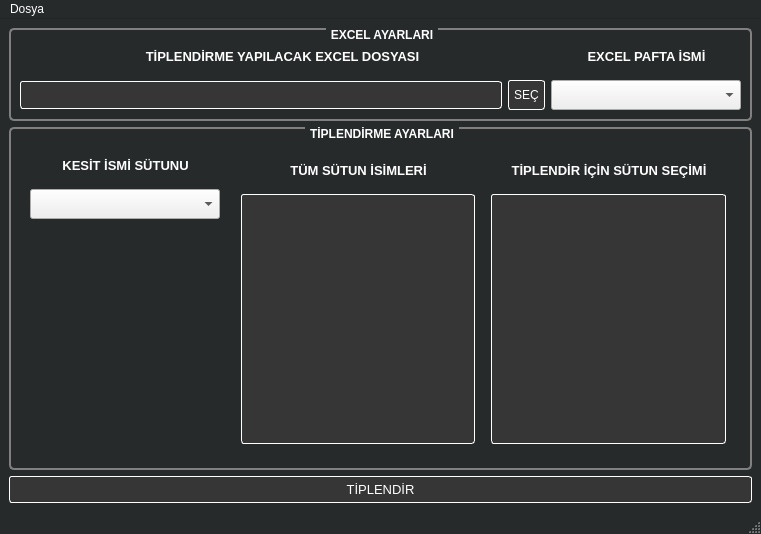
<?xml version="1.0" encoding="UTF-8"?>
<ui version="4.0">
 <class>MainWindow</class>
 <widget class="QMainWindow" name="MainWindow">
  <property name="geometry">
   <rect>
    <x>0</x>
    <y>0</y>
    <width>761</width>
    <height>534</height>
   </rect>
  </property>
  <property name="palette">
   <palette>
    <active>
     <colorrole role="WindowText">
      <brush brushstyle="SolidPattern">
       <color alpha="255">
        <red>255</red>
        <green>255</green>
        <blue>255</blue>
       </color>
      </brush>
     </colorrole>
     <colorrole role="Button">
      <brush brushstyle="SolidPattern">
       <color alpha="255">
        <red>38</red>
        <green>42</green>
        <blue>43</blue>
       </color>
      </brush>
     </colorrole>
     <colorrole role="Light">
      <brush brushstyle="SolidPattern">
       <color alpha="255">
        <red>57</red>
        <green>63</green>
        <blue>64</blue>
       </color>
      </brush>
     </colorrole>
     <colorrole role="Midlight">
      <brush brushstyle="SolidPattern">
       <color alpha="255">
        <red>47</red>
        <green>52</green>
        <blue>53</blue>
       </color>
      </brush>
     </colorrole>
     <colorrole role="Dark">
      <brush brushstyle="SolidPattern">
       <color alpha="255">
        <red>19</red>
        <green>21</green>
        <blue>21</blue>
       </color>
      </brush>
     </colorrole>
     <colorrole role="Mid">
      <brush brushstyle="SolidPattern">
       <color alpha="255">
        <red>25</red>
        <green>28</green>
        <blue>28</blue>
       </color>
      </brush>
     </colorrole>
     <colorrole role="Text">
      <brush brushstyle="SolidPattern">
       <color alpha="255">
        <red>255</red>
        <green>255</green>
        <blue>255</blue>
       </color>
      </brush>
     </colorrole>
     <colorrole role="BrightText">
      <brush brushstyle="SolidPattern">
       <color alpha="255">
        <red>255</red>
        <green>255</green>
        <blue>255</blue>
       </color>
      </brush>
     </colorrole>
     <colorrole role="ButtonText">
      <brush brushstyle="SolidPattern">
       <color alpha="255">
        <red>255</red>
        <green>255</green>
        <blue>255</blue>
       </color>
      </brush>
     </colorrole>
     <colorrole role="Base">
      <brush brushstyle="SolidPattern">
       <color alpha="255">
        <red>0</red>
        <green>0</green>
        <blue>0</blue>
       </color>
      </brush>
     </colorrole>
     <colorrole role="Window">
      <brush brushstyle="SolidPattern">
       <color alpha="255">
        <red>38</red>
        <green>42</green>
        <blue>43</blue>
       </color>
      </brush>
     </colorrole>
     <colorrole role="Shadow">
      <brush brushstyle="SolidPattern">
       <color alpha="255">
        <red>0</red>
        <green>0</green>
        <blue>0</blue>
       </color>
      </brush>
     </colorrole>
     <colorrole role="AlternateBase">
      <brush brushstyle="SolidPattern">
       <color alpha="255">
        <red>19</red>
        <green>21</green>
        <blue>21</blue>
       </color>
      </brush>
     </colorrole>
     <colorrole role="ToolTipBase">
      <brush brushstyle="SolidPattern">
       <color alpha="255">
        <red>255</red>
        <green>255</green>
        <blue>220</blue>
       </color>
      </brush>
     </colorrole>
     <colorrole role="ToolTipText">
      <brush brushstyle="SolidPattern">
       <color alpha="255">
        <red>0</red>
        <green>0</green>
        <blue>0</blue>
       </color>
      </brush>
     </colorrole>
    </active>
    <inactive>
     <colorrole role="WindowText">
      <brush brushstyle="SolidPattern">
       <color alpha="255">
        <red>255</red>
        <green>255</green>
        <blue>255</blue>
       </color>
      </brush>
     </colorrole>
     <colorrole role="Button">
      <brush brushstyle="SolidPattern">
       <color alpha="255">
        <red>38</red>
        <green>42</green>
        <blue>43</blue>
       </color>
      </brush>
     </colorrole>
     <colorrole role="Light">
      <brush brushstyle="SolidPattern">
       <color alpha="255">
        <red>57</red>
        <green>63</green>
        <blue>64</blue>
       </color>
      </brush>
     </colorrole>
     <colorrole role="Midlight">
      <brush brushstyle="SolidPattern">
       <color alpha="255">
        <red>47</red>
        <green>52</green>
        <blue>53</blue>
       </color>
      </brush>
     </colorrole>
     <colorrole role="Dark">
      <brush brushstyle="SolidPattern">
       <color alpha="255">
        <red>19</red>
        <green>21</green>
        <blue>21</blue>
       </color>
      </brush>
     </colorrole>
     <colorrole role="Mid">
      <brush brushstyle="SolidPattern">
       <color alpha="255">
        <red>25</red>
        <green>28</green>
        <blue>28</blue>
       </color>
      </brush>
     </colorrole>
     <colorrole role="Text">
      <brush brushstyle="SolidPattern">
       <color alpha="255">
        <red>255</red>
        <green>255</green>
        <blue>255</blue>
       </color>
      </brush>
     </colorrole>
     <colorrole role="BrightText">
      <brush brushstyle="SolidPattern">
       <color alpha="255">
        <red>255</red>
        <green>255</green>
        <blue>255</blue>
       </color>
      </brush>
     </colorrole>
     <colorrole role="ButtonText">
      <brush brushstyle="SolidPattern">
       <color alpha="255">
        <red>255</red>
        <green>255</green>
        <blue>255</blue>
       </color>
      </brush>
     </colorrole>
     <colorrole role="Base">
      <brush brushstyle="SolidPattern">
       <color alpha="255">
        <red>0</red>
        <green>0</green>
        <blue>0</blue>
       </color>
      </brush>
     </colorrole>
     <colorrole role="Window">
      <brush brushstyle="SolidPattern">
       <color alpha="255">
        <red>38</red>
        <green>42</green>
        <blue>43</blue>
       </color>
      </brush>
     </colorrole>
     <colorrole role="Shadow">
      <brush brushstyle="SolidPattern">
       <color alpha="255">
        <red>0</red>
        <green>0</green>
        <blue>0</blue>
       </color>
      </brush>
     </colorrole>
     <colorrole role="AlternateBase">
      <brush brushstyle="SolidPattern">
       <color alpha="255">
        <red>19</red>
        <green>21</green>
        <blue>21</blue>
       </color>
      </brush>
     </colorrole>
     <colorrole role="ToolTipBase">
      <brush brushstyle="SolidPattern">
       <color alpha="255">
        <red>255</red>
        <green>255</green>
        <blue>220</blue>
       </color>
      </brush>
     </colorrole>
     <colorrole role="ToolTipText">
      <brush brushstyle="SolidPattern">
       <color alpha="255">
        <red>0</red>
        <green>0</green>
        <blue>0</blue>
       </color>
      </brush>
     </colorrole>
    </inactive>
    <disabled>
     <colorrole role="WindowText">
      <brush brushstyle="SolidPattern">
       <color alpha="255">
        <red>19</red>
        <green>21</green>
        <blue>21</blue>
       </color>
      </brush>
     </colorrole>
     <colorrole role="Button">
      <brush brushstyle="SolidPattern">
       <color alpha="255">
        <red>38</red>
        <green>42</green>
        <blue>43</blue>
       </color>
      </brush>
     </colorrole>
     <colorrole role="Light">
      <brush brushstyle="SolidPattern">
       <color alpha="255">
        <red>57</red>
        <green>63</green>
        <blue>64</blue>
       </color>
      </brush>
     </colorrole>
     <colorrole role="Midlight">
      <brush brushstyle="SolidPattern">
       <color alpha="255">
        <red>47</red>
        <green>52</green>
        <blue>53</blue>
       </color>
      </brush>
     </colorrole>
     <colorrole role="Dark">
      <brush brushstyle="SolidPattern">
       <color alpha="255">
        <red>19</red>
        <green>21</green>
        <blue>21</blue>
       </color>
      </brush>
     </colorrole>
     <colorrole role="Mid">
      <brush brushstyle="SolidPattern">
       <color alpha="255">
        <red>25</red>
        <green>28</green>
        <blue>28</blue>
       </color>
      </brush>
     </colorrole>
     <colorrole role="Text">
      <brush brushstyle="SolidPattern">
       <color alpha="255">
        <red>19</red>
        <green>21</green>
        <blue>21</blue>
       </color>
      </brush>
     </colorrole>
     <colorrole role="BrightText">
      <brush brushstyle="SolidPattern">
       <color alpha="255">
        <red>255</red>
        <green>255</green>
        <blue>255</blue>
       </color>
      </brush>
     </colorrole>
     <colorrole role="ButtonText">
      <brush brushstyle="SolidPattern">
       <color alpha="255">
        <red>19</red>
        <green>21</green>
        <blue>21</blue>
       </color>
      </brush>
     </colorrole>
     <colorrole role="Base">
      <brush brushstyle="SolidPattern">
       <color alpha="255">
        <red>38</red>
        <green>42</green>
        <blue>43</blue>
       </color>
      </brush>
     </colorrole>
     <colorrole role="Window">
      <brush brushstyle="SolidPattern">
       <color alpha="255">
        <red>38</red>
        <green>42</green>
        <blue>43</blue>
       </color>
      </brush>
     </colorrole>
     <colorrole role="Shadow">
      <brush brushstyle="SolidPattern">
       <color alpha="255">
        <red>0</red>
        <green>0</green>
        <blue>0</blue>
       </color>
      </brush>
     </colorrole>
     <colorrole role="AlternateBase">
      <brush brushstyle="SolidPattern">
       <color alpha="255">
        <red>38</red>
        <green>42</green>
        <blue>43</blue>
       </color>
      </brush>
     </colorrole>
     <colorrole role="ToolTipBase">
      <brush brushstyle="SolidPattern">
       <color alpha="255">
        <red>255</red>
        <green>255</green>
        <blue>220</blue>
       </color>
      </brush>
     </colorrole>
     <colorrole role="ToolTipText">
      <brush brushstyle="SolidPattern">
       <color alpha="255">
        <red>0</red>
        <green>0</green>
        <blue>0</blue>
       </color>
      </brush>
     </colorrole>
    </disabled>
   </palette>
  </property>
  <property name="windowTitle">
   <string>MainWindow</string>
  </property>
  <property name="windowIcon">
   <iconset resource="../../ETEX/Media/icons.qrc">
    <normaloff>:/icons/history.png</normaloff>:/icons/history.png</iconset>
  </property>
  <widget class="QWidget" name="centralwidget">
   <layout class="QGridLayout" name="gridLayout_3">
    <item row="0" column="0">
     <widget class="QGroupBox" name="groupBox_11">
      <property name="font">
       <font>
        <weight>75</weight>
        <bold>true</bold>
       </font>
      </property>
      <property name="styleSheet">
       <string notr="true"> QGroupBox {
     
     border: 2px solid gray;
     border-radius: 5px;
     margin-top: 1ex; /* leave space at the top for the title */
 }

 QGroupBox::title {
     subcontrol-origin: margin;
     subcontrol-position: top center; /* position at the top center */
     padding: 0 3px;
	color:white;
 }</string>
      </property>
      <property name="title">
       <string>EXCEL AYARLARI</string>
      </property>
      <property name="alignment">
       <set>Qt::AlignLeading|Qt::AlignLeft|Qt::AlignTop</set>
      </property>
      <property name="flat">
       <bool>false</bool>
      </property>
      <property name="checkable">
       <bool>false</bool>
      </property>
      <layout class="QGridLayout" name="gridLayout_8">
       <item row="0" column="0">
        <layout class="QGridLayout" name="gridLayout">
         <item row="0" column="0">
          <widget class="QLabel" name="label_63">
           <property name="font">
            <font>
             <pointsize>10</pointsize>
             <weight>75</weight>
             <bold>true</bold>
            </font>
           </property>
           <property name="toolTip">
            <string>&lt;html&gt;&lt;head/&gt;&lt;body&gt;&lt;p&gt;&lt;span style=&quot; color:#555555;&quot;&gt;Kesme Çatlama Dayanımı | Vcr(tonf)=0,65*fctd*bw*d*(1+ γ*Nd/Ac)&lt;/span&gt;&lt;/p&gt;&lt;/body&gt;&lt;/html&gt;</string>
           </property>
           <property name="toolTipDuration">
            <number>-1</number>
           </property>
           <property name="styleSheet">
            <string notr="true">color:rgb(255, 255, 255);</string>
           </property>
           <property name="text">
            <string>TİPLENDİRME YAPILACAK EXCEL DOSYASI</string>
           </property>
           <property name="scaledContents">
            <bool>true</bool>
           </property>
           <property name="alignment">
            <set>Qt::AlignCenter</set>
           </property>
          </widget>
         </item>
         <item row="0" column="1">
          <widget class="QLabel" name="label_combinations_6">
           <property name="sizePolicy">
            <sizepolicy hsizetype="Minimum" vsizetype="Maximum">
             <horstretch>0</horstretch>
             <verstretch>0</verstretch>
            </sizepolicy>
           </property>
           <property name="minimumSize">
            <size>
             <width>120</width>
             <height>30</height>
            </size>
           </property>
           <property name="maximumSize">
            <size>
             <width>16777215</width>
             <height>40</height>
            </size>
           </property>
           <property name="font">
            <font>
             <pointsize>10</pointsize>
             <weight>75</weight>
             <bold>true</bold>
            </font>
           </property>
           <property name="styleSheet">
            <string notr="true">QLabel{
	 padding:8px;
padding-top:10px;
padding-bottom:10px;
	color:white;
	border-left:0.5px solid;
	border-color:white;

}</string>
           </property>
           <property name="text">
            <string>EXCEL PAFTA İSMİ</string>
           </property>
           <property name="alignment">
            <set>Qt::AlignCenter</set>
           </property>
          </widget>
         </item>
         <item row="1" column="0">
          <layout class="QHBoxLayout" name="horizontalLayout">
           <item>
            <widget class="QLineEdit" name="lineEdit_path">
             <property name="styleSheet">
              <string notr="true">font: 75 10pt &quot;MS Shell Dlg 2&quot;;
border: 2px solid rgba(39, 43, 44, 255);

border-width:0.5px;
border-radius:2.5px;
background-color: rgb(54, 54, 54);
color:white;
padding:5px;
	color:white;
	border:0.5px solid;
	border-color:white; 
 </string>
             </property>
            </widget>
           </item>
           <item>
            <widget class="QPushButton" name="pushButton_select_path">
             <property name="minimumSize">
              <size>
               <width>0</width>
               <height>30</height>
              </size>
             </property>
             <property name="baseSize">
              <size>
               <width>0</width>
               <height>30</height>
              </size>
             </property>
             <property name="styleSheet">
              <string notr="true">QPushButton{
border-width:0.5px;
border-radius:2.5px;
background-color: rgb(54, 54, 54);
color:white;
padding:5px;
	color:white;
	border:0.5px solid;
	border-color:white; 

}
QPushButton:hover{
	
	background-color: qradialgradient(spread:pad, cx:0.494, cy:0.517, radius:2, fx:0.5, fy:0.528, stop:0 rgba(39, 43, 44, 255), stop:1 rgba(0, 209, 166, 255));
margin-left:1px;
border-width:0px;
border-style: outset;
}

QPushButton:pressed{
	color: white;
	size: 20;
margin-left:10px;
border-width:0.5px;
border-style: outset;
}</string>
             </property>
             <property name="text">
              <string>SEÇ</string>
             </property>
            </widget>
           </item>
          </layout>
         </item>
         <item row="1" column="1">
          <widget class="QComboBox" name="comboBox_sheet_name_excel">
           <property name="sizePolicy">
            <sizepolicy hsizetype="Maximum" vsizetype="Maximum">
             <horstretch>0</horstretch>
             <verstretch>0</verstretch>
            </sizepolicy>
           </property>
           <property name="minimumSize">
            <size>
             <width>0</width>
             <height>30</height>
            </size>
           </property>
           <property name="maximumSize">
            <size>
             <width>10100</width>
             <height>16777215</height>
            </size>
           </property>
           <property name="baseSize">
            <size>
             <width>0</width>
             <height>40</height>
            </size>
           </property>
           <property name="font">
            <font>
             <pointsize>10</pointsize>
             <weight>75</weight>
             <bold>true</bold>
            </font>
           </property>
           <property name="styleSheet">
            <string notr="true"/>
           </property>
           <property name="currentIndex">
            <number>-1</number>
           </property>
           <property name="placeholderText" stdset="0">
            <string>Düşey yük kombinasyonu</string>
           </property>
          </widget>
         </item>
        </layout>
       </item>
      </layout>
     </widget>
    </item>
    <item row="1" column="0">
     <widget class="QGroupBox" name="groupBox_10">
      <property name="font">
       <font>
        <weight>75</weight>
        <bold>true</bold>
       </font>
      </property>
      <property name="styleSheet">
       <string notr="true"> QGroupBox {
     
     border: 2px solid gray;
     border-radius: 5px;
     margin-top: 1ex; /* leave space at the top for the title */
 }

 QGroupBox::title {
     subcontrol-origin: margin;
     subcontrol-position: top center; /* position at the top center */
     padding: 0 3px;
	color:white;
 }</string>
      </property>
      <property name="title">
       <string>TİPLENDİRME AYARLARI</string>
      </property>
      <property name="alignment">
       <set>Qt::AlignLeading|Qt::AlignLeft|Qt::AlignTop</set>
      </property>
      <property name="flat">
       <bool>false</bool>
      </property>
      <property name="checkable">
       <bool>false</bool>
      </property>
      <layout class="QGridLayout" name="gridLayout_7">
       <item row="0" column="0">
        <layout class="QGridLayout" name="gridLayout_2">
         <property name="leftMargin">
          <number>5</number>
         </property>
         <property name="topMargin">
          <number>5</number>
         </property>
         <property name="rightMargin">
          <number>5</number>
         </property>
         <property name="bottomMargin">
          <number>5</number>
         </property>
         <item row="0" column="0">
          <layout class="QVBoxLayout" name="verticalLayout">
           <property name="leftMargin">
            <number>5</number>
           </property>
           <property name="topMargin">
            <number>5</number>
           </property>
           <property name="rightMargin">
            <number>5</number>
           </property>
           <property name="bottomMargin">
            <number>5</number>
           </property>
           <item>
            <widget class="QLabel" name="label_combinations_5">
             <property name="sizePolicy">
              <sizepolicy hsizetype="Minimum" vsizetype="Maximum">
               <horstretch>0</horstretch>
               <verstretch>0</verstretch>
              </sizepolicy>
             </property>
             <property name="minimumSize">
              <size>
               <width>120</width>
               <height>30</height>
              </size>
             </property>
             <property name="maximumSize">
              <size>
               <width>16777215</width>
               <height>40</height>
              </size>
             </property>
             <property name="font">
              <font>
               <pointsize>10</pointsize>
               <weight>75</weight>
               <bold>true</bold>
              </font>
             </property>
             <property name="styleSheet">
              <string notr="true">QLabel{
	 padding:8px;
padding-top:10px;
padding-bottom:10px;
	color:white;
	border-left:0.5px solid;
	border-color:white;

}</string>
             </property>
             <property name="text">
              <string>KESİT İSMİ SÜTUNU</string>
             </property>
             <property name="alignment">
              <set>Qt::AlignCenter</set>
             </property>
            </widget>
           </item>
           <item>
            <widget class="QComboBox" name="comboBox_section_name">
             <property name="sizePolicy">
              <sizepolicy hsizetype="Maximum" vsizetype="Maximum">
               <horstretch>0</horstretch>
               <verstretch>0</verstretch>
              </sizepolicy>
             </property>
             <property name="minimumSize">
              <size>
               <width>0</width>
               <height>30</height>
              </size>
             </property>
             <property name="maximumSize">
              <size>
               <width>10100</width>
               <height>16777215</height>
              </size>
             </property>
             <property name="baseSize">
              <size>
               <width>0</width>
               <height>40</height>
              </size>
             </property>
             <property name="font">
              <font>
               <pointsize>10</pointsize>
               <weight>75</weight>
               <bold>true</bold>
              </font>
             </property>
             <property name="styleSheet">
              <string notr="true"/>
             </property>
             <property name="currentIndex">
              <number>-1</number>
             </property>
             <property name="placeholderText" stdset="0">
              <string>Düşey yük kombinasyonu</string>
             </property>
            </widget>
           </item>
           <item>
            <spacer name="verticalSpacer">
             <property name="orientation">
              <enum>Qt::Vertical</enum>
             </property>
             <property name="sizeHint" stdset="0">
              <size>
               <width>20</width>
               <height>40</height>
              </size>
             </property>
            </spacer>
           </item>
          </layout>
         </item>
         <item row="0" column="1">
          <layout class="QHBoxLayout" name="horizontalLayout_2">
           <property name="leftMargin">
            <number>5</number>
           </property>
           <property name="topMargin">
            <number>5</number>
           </property>
           <property name="rightMargin">
            <number>5</number>
           </property>
           <property name="bottomMargin">
            <number>5</number>
           </property>
           <item>
            <layout class="QVBoxLayout" name="verticalLayout_3">
             <property name="leftMargin">
              <number>5</number>
             </property>
             <property name="topMargin">
              <number>5</number>
             </property>
             <property name="rightMargin">
              <number>5</number>
             </property>
             <property name="bottomMargin">
              <number>5</number>
             </property>
             <item>
              <widget class="QLabel" name="label_combinations_8">
               <property name="sizePolicy">
                <sizepolicy hsizetype="Minimum" vsizetype="Maximum">
                 <horstretch>0</horstretch>
                 <verstretch>0</verstretch>
                </sizepolicy>
               </property>
               <property name="minimumSize">
                <size>
                 <width>120</width>
                 <height>30</height>
                </size>
               </property>
               <property name="maximumSize">
                <size>
                 <width>16777215</width>
                 <height>40</height>
                </size>
               </property>
               <property name="font">
                <font>
                 <pointsize>10</pointsize>
                 <weight>75</weight>
                 <bold>true</bold>
                </font>
               </property>
               <property name="styleSheet">
                <string notr="true">QLabel{
	 padding:8px;
padding-top:10px;
padding-bottom:10px;
	color:white;
	border-left:0.5px solid;
	border-color:white;

}</string>
               </property>
               <property name="text">
                <string>TÜM SÜTUN İSİMLERİ</string>
               </property>
               <property name="alignment">
                <set>Qt::AlignCenter</set>
               </property>
              </widget>
             </item>
             <item>
              <widget class="QListWidget" name="listWidget_all_columns">
               <property name="styleSheet">
                <string notr="true">
border-width:0.5px;
border-radius:2.5px;
background-color: rgb(54, 54, 54);
color:white;
padding:5px;
	color:white;
	border:0.5px solid;
	border-color:white; 
 </string>
               </property>
               <property name="dragDropMode">
                <enum>QAbstractItemView::DragDrop</enum>
               </property>
               <property name="defaultDropAction">
                <enum>Qt::MoveAction</enum>
               </property>
               <property name="alternatingRowColors">
                <bool>false</bool>
               </property>
               <property name="selectionMode">
                <enum>QAbstractItemView::ContiguousSelection</enum>
               </property>
               <property name="selectionBehavior">
                <enum>QAbstractItemView::SelectRows</enum>
               </property>
               <property name="verticalScrollMode">
                <enum>QAbstractItemView::ScrollPerPixel</enum>
               </property>
              </widget>
             </item>
            </layout>
           </item>
           <item>
            <layout class="QVBoxLayout" name="verticalLayout_2">
             <property name="leftMargin">
              <number>5</number>
             </property>
             <property name="topMargin">
              <number>5</number>
             </property>
             <property name="rightMargin">
              <number>5</number>
             </property>
             <property name="bottomMargin">
              <number>5</number>
             </property>
             <item>
              <widget class="QLabel" name="label_combinations_7">
               <property name="sizePolicy">
                <sizepolicy hsizetype="Minimum" vsizetype="Maximum">
                 <horstretch>0</horstretch>
                 <verstretch>0</verstretch>
                </sizepolicy>
               </property>
               <property name="minimumSize">
                <size>
                 <width>120</width>
                 <height>30</height>
                </size>
               </property>
               <property name="maximumSize">
                <size>
                 <width>16777215</width>
                 <height>40</height>
                </size>
               </property>
               <property name="font">
                <font>
                 <pointsize>10</pointsize>
                 <weight>75</weight>
                 <bold>true</bold>
                </font>
               </property>
               <property name="styleSheet">
                <string notr="true">QLabel{
	 padding:8px;
padding-top:10px;
padding-bottom:10px;
	color:white;
	border-left:0.5px solid;
	border-color:white;

}</string>
               </property>
               <property name="text">
                <string>TİPLENDİR İÇİN SÜTUN SEÇİMİ</string>
               </property>
               <property name="alignment">
                <set>Qt::AlignCenter</set>
               </property>
              </widget>
             </item>
             <item>
              <widget class="QListWidget" name="listWidget_selectted_columns_for_typing">
               <property name="styleSheet">
                <string notr="true">
border-width:0.5px;
border-radius:2.5px;
background-color: rgb(54, 54, 54);
color:white;
padding:5px;
	color:white;
	border:0.5px solid;
	border-color:white; 
 </string>
               </property>
               <property name="dragDropMode">
                <enum>QAbstractItemView::DragDrop</enum>
               </property>
               <property name="defaultDropAction">
                <enum>Qt::MoveAction</enum>
               </property>
               <property name="alternatingRowColors">
                <bool>false</bool>
               </property>
               <property name="selectionMode">
                <enum>QAbstractItemView::ContiguousSelection</enum>
               </property>
               <property name="selectionBehavior">
                <enum>QAbstractItemView::SelectRows</enum>
               </property>
               <property name="verticalScrollMode">
                <enum>QAbstractItemView::ScrollPerPixel</enum>
               </property>
              </widget>
             </item>
            </layout>
           </item>
          </layout>
         </item>
        </layout>
       </item>
      </layout>
     </widget>
    </item>
    <item row="2" column="0">
     <widget class="QPushButton" name="pushButton_make_typing">
      <property name="enabled">
       <bool>true</bool>
      </property>
      <property name="sizePolicy">
       <sizepolicy hsizetype="Minimum" vsizetype="Maximum">
        <horstretch>0</horstretch>
        <verstretch>0</verstretch>
       </sizepolicy>
      </property>
      <property name="minimumSize">
       <size>
        <width>0</width>
        <height>0</height>
       </size>
      </property>
      <property name="maximumSize">
       <size>
        <width>16777215</width>
        <height>16777215</height>
       </size>
      </property>
      <property name="font">
       <font>
        <pointsize>10</pointsize>
        <weight>50</weight>
        <bold>false</bold>
       </font>
      </property>
      <property name="styleSheet">
       <string notr="true">QPushButton{
border-width:0.5px;
border-radius:2.5px;
background-color: rgb(54, 54, 54);
color:white;
padding:5px;
	color:white;
	border:0.5px solid;
	border-color:white; 

}
QPushButton:hover{
	
	background-color: qradialgradient(spread:pad, cx:0.494, cy:0.517, radius:2, fx:0.5, fy:0.528, stop:0 rgba(39, 43, 44, 255), stop:1 rgba(0, 209, 166, 255));
margin-left:10px;
border-width:0px;
border-style: outset;
}

QPushButton:pressed{
	color: white;
	size: 20;
margin-left:10px;
border-width:0.5px;
border-style: outset;
}</string>
      </property>
      <property name="text">
       <string>TİPLENDİR</string>
      </property>
      <property name="icon">
       <iconset resource="../../ETEX/Media/icons.qrc">
        <normaloff>:/icons/frequency.png</normaloff>:/icons/frequency.png</iconset>
      </property>
      <property name="iconSize">
       <size>
        <width>30</width>
        <height>30</height>
       </size>
      </property>
     </widget>
    </item>
   </layout>
  </widget>
  <widget class="QMenuBar" name="menubar">
   <property name="geometry">
    <rect>
     <x>0</x>
     <y>0</y>
     <width>761</width>
     <height>21</height>
    </rect>
   </property>
   <widget class="QMenu" name="menuInfo">
    <property name="title">
     <string>Dosya</string>
    </property>
    <addaction name="actionHakk_nda"/>
   </widget>
   <addaction name="menuInfo"/>
  </widget>
  <widget class="QStatusBar" name="statusbar"/>
  <action name="actionHakk_nda">
   <property name="text">
    <string>Hakkında</string>
   </property>
  </action>
 </widget>
 <resources>
  <include location="../../ETEX/Media/icons.qrc"/>
 </resources>
 <connections/>
</ui>
